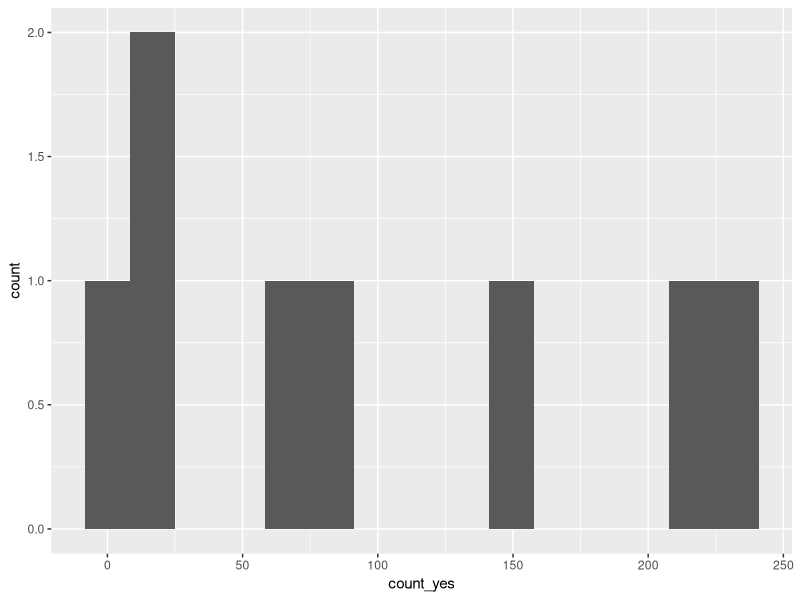
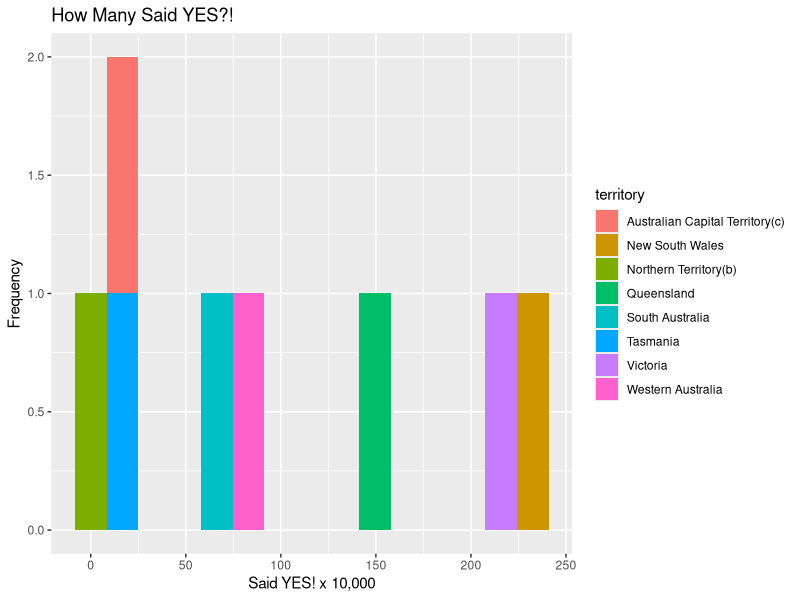
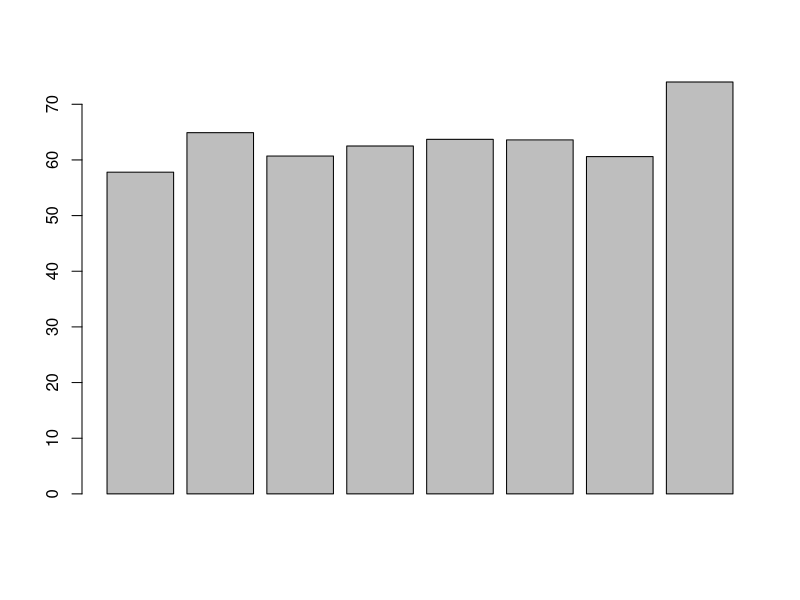
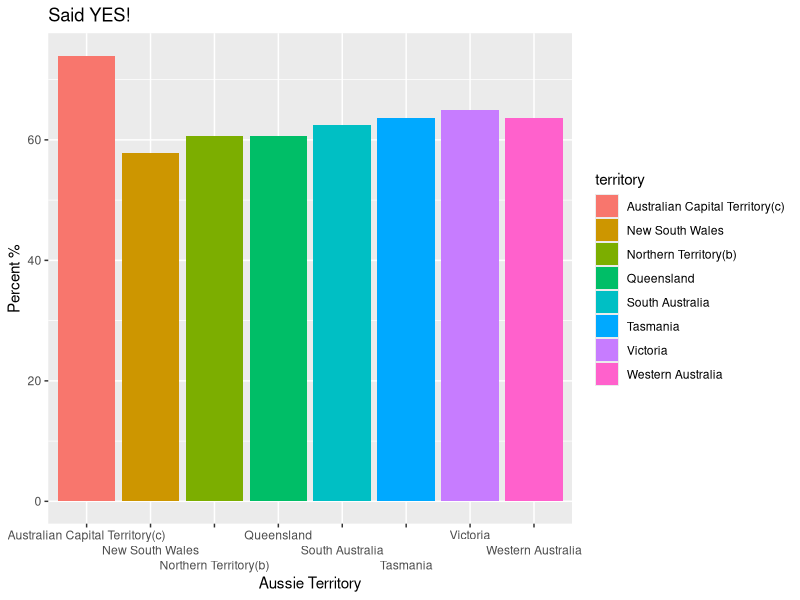
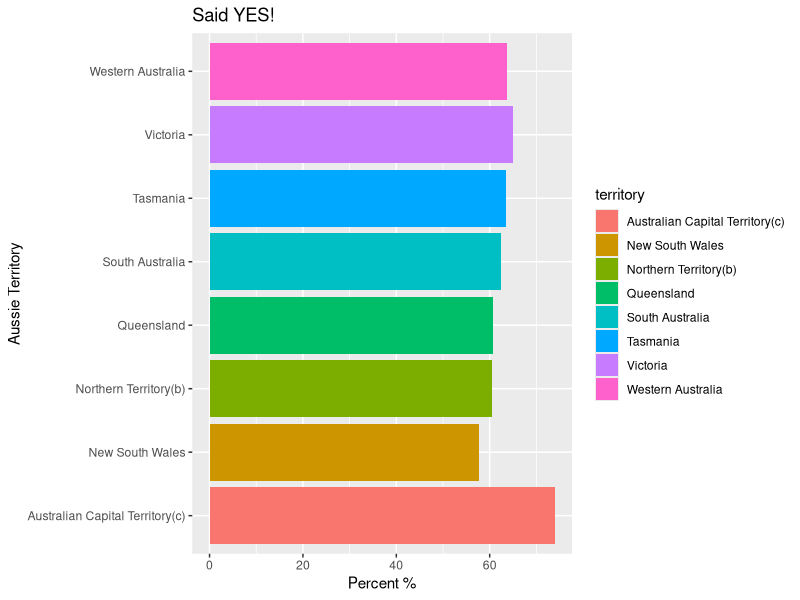
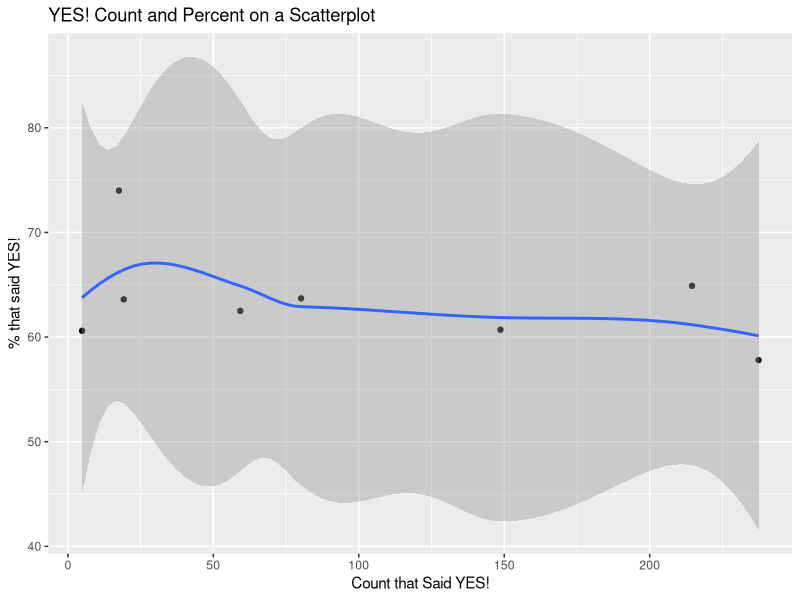
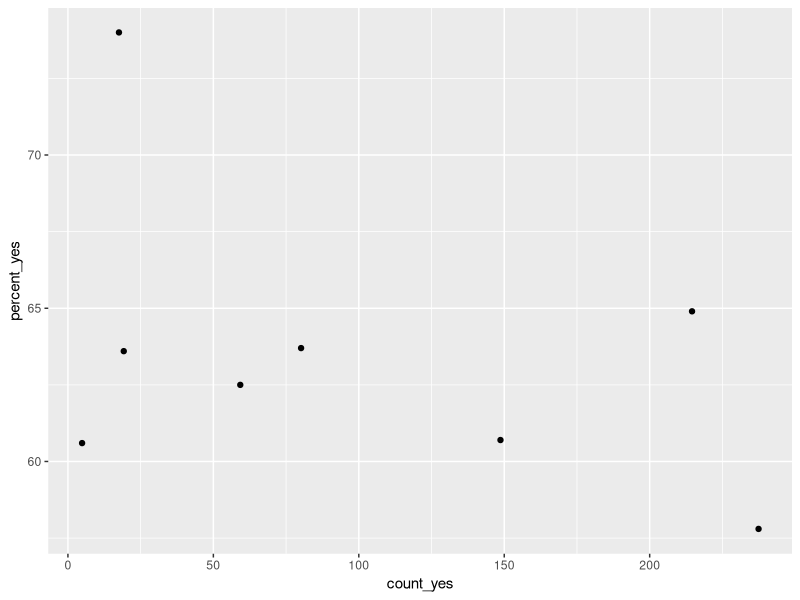

Source code (R) for these figures, in order:
## ---- chunk 1
#| label: setup
#| warning: false
#| message: false

library(tidyverse)
library(ggplot2)

knitr::opts_chunk$set(echo = TRUE, warning=FALSE, message=FALSE)
## ---- chunk 2
library(readr)
aussie_marry <- read.csv(file = "_data/australian_marriage_tidy.csv",
                header=TRUE,
                sep = ",")
View(aussie_marry)
head(aussie_marry)
ncol(aussie_marry)
nrow(aussie_marry)
## ---- chunk 3
aussie_marry2 <- aussie_marry %>% pivot_wider(names_from = resp, values_from = c(count, percent))
aussie_marry2

## ---- chunk 4
aussie_marry3 <- aussie_marry2 %>% mutate(count_yes = count_yes/10000, 
                         count_no = count_no/10,000)

aussie_marry3
## ---- chunk 5
ggplot(aussie_marry3, aes(count_yes)) + geom_histogram (bins = 15)

## ---- chunk 6
ggplot(aussie_marry3, aes(count_yes, fill = territory)) + 
  geom_histogram(bins = 15) + 
  labs(title = "How Many Said YES?!", x = "Said YES! x 10,000", y = "Frequency") 
  
## ---- chunk 7
barplot(aussie_marry3$percent_yes)

aussie_marry3 %>% ggplot(aes(x = territory, y = percent_yes)) + 
  geom_col(aes(fill = territory)) + 
  labs(title = "Said YES!", x = "Aussie Territory", y = "Percent %") + 
  scale_x_discrete(guide = guide_axis(n.dodge = 3)) +
  NULL

aussie_marry3 %>% ggplot(aes(x = territory, y = percent_yes)) + 
  geom_col(aes(fill = territory)) + 
  labs(title = "Said YES!", x = "Aussie Territory", y = "Percent %") + 
  coord_flip()

## ---- chunk 8
ggplot(aussie_marry3, aes(`count_yes`, `percent_yes`)) + 
  geom_point( ) + 
  geom_smooth( ) + 
  labs(title = "YES! Count and Percent on a Scatterplot", x = "Count that Said YES!", y = "% that said YES!")

sp1<-ggplot(aussie_marry3, aes(x=count_yes, y=percent_yes)) + geom_point() 
sp1
  
